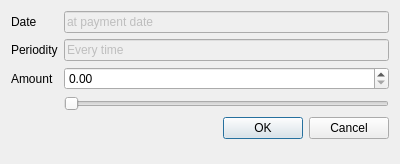
<?xml version="1.0" encoding="UTF-8"?>
<ui version="4.0">
 <class>DepositChangeDialog</class>
 <widget class="QDialog" name="DepositChangeDialog">
  <property name="geometry">
   <rect>
    <x>0</x>
    <y>0</y>
    <width>400</width>
    <height>164</height>
   </rect>
  </property>
  <property name="windowTitle">
   <string>Dialog</string>
  </property>
  <layout class="QFormLayout" name="formLayout">
   <item row="1" column="0">
    <widget class="QLabel" name="label">
     <property name="text">
      <string>Date</string>
     </property>
    </widget>
   </item>
   <item row="1" column="1">
    <widget class="QLineEdit" name="dateLineEdit">
     <property name="enabled">
      <bool>false</bool>
     </property>
     <property name="text">
      <string>at payment date</string>
     </property>
    </widget>
   </item>
   <item row="3" column="0">
    <widget class="QLabel" name="label_2">
     <property name="text">
      <string>Amount</string>
     </property>
    </widget>
   </item>
   <item row="3" column="1">
    <widget class="QDoubleSpinBox" name="amountSpinBox"/>
   </item>
   <item row="4" column="1">
    <widget class="MyQtDoubleSlider" name="amountSlider">
     <property name="orientation">
      <enum>Qt::Horizontal</enum>
     </property>
    </widget>
   </item>
   <item row="5" column="1">
    <widget class="QDialogButtonBox" name="buttonBox">
     <property name="orientation">
      <enum>Qt::Horizontal</enum>
     </property>
     <property name="standardButtons">
      <set>QDialogButtonBox::Cancel|QDialogButtonBox::Ok</set>
     </property>
    </widget>
   </item>
   <item row="2" column="0">
    <widget class="QLabel" name="label_3">
     <property name="text">
      <string>Periodity</string>
     </property>
    </widget>
   </item>
   <item row="2" column="1">
    <widget class="QLineEdit" name="lineEdit">
     <property name="enabled">
      <bool>false</bool>
     </property>
     <property name="text">
      <string>Every time</string>
     </property>
    </widget>
   </item>
  </layout>
 </widget>
 <customwidgets>
  <customwidget>
   <class>MyQtDoubleSlider</class>
   <extends>QSlider</extends>
   <header>myqtdoubleslider.h</header>
  </customwidget>
 </customwidgets>
 <resources/>
 <connections>
  <connection>
   <sender>buttonBox</sender>
   <signal>accepted()</signal>
   <receiver>DepositChangeDialog</receiver>
   <slot>accept()</slot>
   <hints>
    <hint type="sourcelabel">
     <x>248</x>
     <y>254</y>
    </hint>
    <hint type="destinationlabel">
     <x>157</x>
     <y>274</y>
    </hint>
   </hints>
  </connection>
  <connection>
   <sender>buttonBox</sender>
   <signal>rejected()</signal>
   <receiver>DepositChangeDialog</receiver>
   <slot>reject()</slot>
   <hints>
    <hint type="sourcelabel">
     <x>316</x>
     <y>260</y>
    </hint>
    <hint type="destinationlabel">
     <x>286</x>
     <y>274</y>
    </hint>
   </hints>
  </connection>
 </connections>
</ui>
